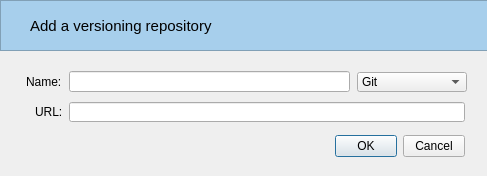
<?xml version="1.0" encoding="UTF-8"?>
<ui version="4.0">
 <class>AddSourceRepository</class>
 <widget class="QDialog" name="AddSourceRepository">
  <property name="geometry">
   <rect>
    <x>0</x>
    <y>0</y>
    <width>487</width>
    <height>176</height>
   </rect>
  </property>
  <property name="windowTitle">
   <string>Dialog</string>
  </property>
  <widget class="QFrame" name="frame_2">
   <property name="geometry">
    <rect>
     <x>0</x>
     <y>0</y>
     <width>591</width>
     <height>51</height>
    </rect>
   </property>
   <property name="autoFillBackground">
    <bool>false</bool>
   </property>
   <property name="styleSheet">
    <string notr="true">background-color: rgb(167, 207, 236);</string>
   </property>
   <property name="frameShape">
    <enum>QFrame::StyledPanel</enum>
   </property>
   <property name="frameShadow">
    <enum>QFrame::Raised</enum>
   </property>
   <widget class="QLabel" name="label_3">
    <property name="geometry">
     <rect>
      <x>30</x>
      <y>10</y>
      <width>381</width>
      <height>31</height>
     </rect>
    </property>
    <property name="font">
     <font>
      <pointsize>11</pointsize>
      <weight>50</weight>
      <italic>false</italic>
      <bold>false</bold>
      <underline>false</underline>
      <strikeout>false</strikeout>
      <kerning>false</kerning>
     </font>
    </property>
    <property name="autoFillBackground">
     <bool>false</bool>
    </property>
    <property name="text">
     <string>Add a versioning repository</string>
    </property>
   </widget>
  </widget>
  <widget class="QLineEdit" name="lineEdit_4">
   <property name="geometry">
    <rect>
     <x>69</x>
     <y>102</y>
     <width>396</width>
     <height>20</height>
    </rect>
   </property>
   <property name="text">
    <string/>
   </property>
  </widget>
  <widget class="QLineEdit" name="lineEdit_3">
   <property name="geometry">
    <rect>
     <x>69</x>
     <y>71</y>
     <width>281</width>
     <height>21</height>
    </rect>
   </property>
   <property name="text">
    <string/>
   </property>
  </widget>
  <widget class="QDialogButtonBox" name="buttonBox_2">
   <property name="geometry">
    <rect>
     <x>335</x>
     <y>130</y>
     <width>130</width>
     <height>32</height>
    </rect>
   </property>
   <property name="minimumSize">
    <size>
     <width>130</width>
     <height>0</height>
    </size>
   </property>
   <property name="orientation">
    <enum>Qt::Horizontal</enum>
   </property>
   <property name="standardButtons">
    <set>QDialogButtonBox::Cancel|QDialogButtonBox::Ok</set>
   </property>
  </widget>
  <widget class="QLabel" name="label_repoURL_2">
   <property name="geometry">
    <rect>
     <x>35</x>
     <y>102</y>
     <width>30</width>
     <height>20</height>
    </rect>
   </property>
   <property name="text">
    <string>URL:</string>
   </property>
  </widget>
  <widget class="QComboBox" name="comboBox_2">
   <property name="geometry">
    <rect>
     <x>357</x>
     <y>72</y>
     <width>110</width>
     <height>20</height>
    </rect>
   </property>
   <item>
    <property name="text">
     <string>Git</string>
    </property>
   </item>
   <item>
    <property name="text">
     <string>Subversion</string>
    </property>
   </item>
  </widget>
  <widget class="QLabel" name="label_reponame_2">
   <property name="geometry">
    <rect>
     <x>26</x>
     <y>72</y>
     <width>40</width>
     <height>20</height>
    </rect>
   </property>
   <property name="text">
    <string>Name:</string>
   </property>
  </widget>
 </widget>
 <resources/>
 <connections/>
</ui>
